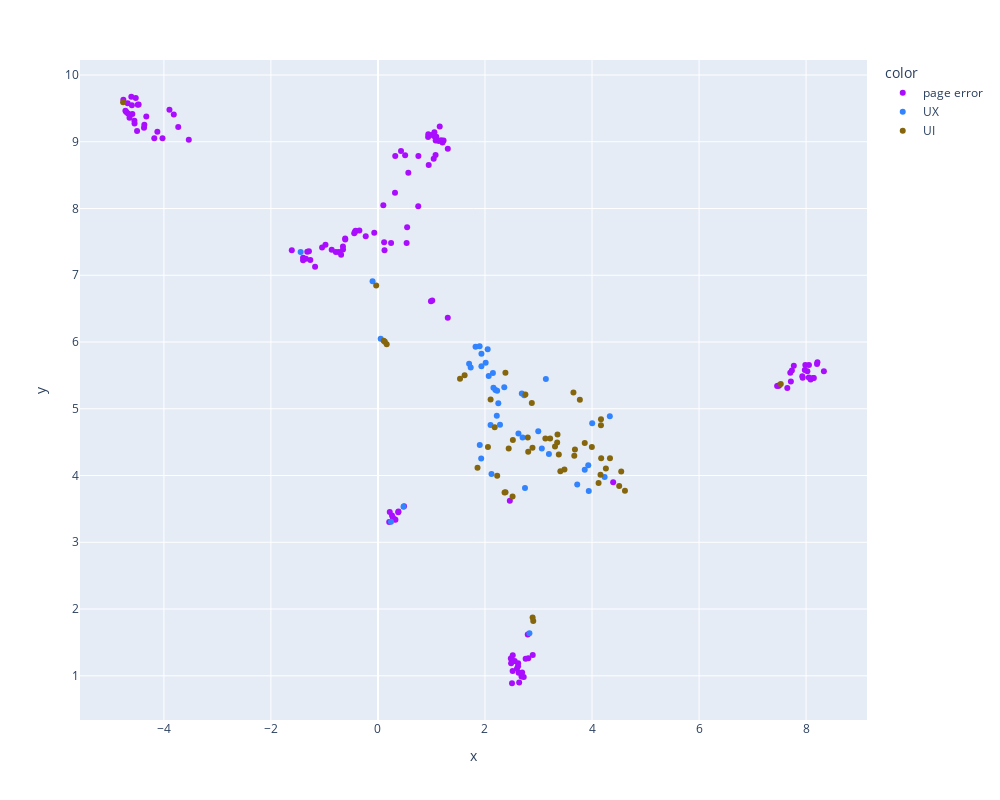

The cell this chart's notebook holds for it:
### Code cell
def plot_word_embeddings(df, embeddings):
    # Apply UMAP dimensionality reduction
    umap_embeddings = umap.UMAP(n_components=2, metric='cosine', min_dist=0.0, random_state=10).fit(embeddings)

    # Create a scatter plot using Plotly
    fig = px.scatter(
    x=umap_embeddings.embedding_[:,0], 
    y=umap_embeddings.embedding_[:,1], 
    color=df.category, 
    hover_data=[df.complaint],
    color_discrete_sequence=px.colors.qualitative.Alphabet,
    width=1000, height=800
    )

    fig.show()
plot_word_embeddings(df, embeddings)

### Figure 1 — Plotly figure (JSON) as saved in the notebook; plotly's stock layout.template omitted (floating-point values rounded to 4 significant figures; data arrays with more than 128 entries replaced by an {"elided": "..."} marker saying what was removed)
{"data": [{"customdata": {"elided": "132x1 str values"}, "hovertemplate": "color=page error<br>x=%{x}<br>y=%{y}<br>hover_data_0=%{customdata[0]}<extra></extra>", "legendgroup": "page error", "marker": {"color": "#AA0DFE", "symbol": "circle"}, "mode": "markers", "name": "page error", "orientation": "v", "showlegend": true, "type": "scatter", "x": {"elided": "132 float values"}, "xaxis": "x", "y": {"elided": "132 float values"}, "yaxis": "y"}, {"customdata": [["The website layout is confusing and difficult to navigate."], ["The font size is too small, making it hard to read the text."], ["There are too many pop-up ads that interrupt the user experience."], ["The color scheme makes it difficult to distinguish between different elements."], ["The website does not have a responsive design and does not work well on mobile devices."], ["The checkout process is complicated and requires too many steps."], ["The page takes too long to load, causing frustration for users."], ["The website lacks clear and intuitive instructions on how to use certain features."], ["The search feature does not provide relevant suggestions or results."], ["The buttons and links on the website are not clearly labeled."], ["The website does not provide an option to change the language or translate the content."], ["The error messages displayed on the website are vague and unhelpful."], ["The website does not remember user preferences or settings."], ["The navigation menu is hidden or difficult to access."], ["The website does not provide a smooth scrolling experience."], ["The images and videos on the website do not resize or adapt to different screen sizes."], ["The website does not provide a clear call-to-action for important actions."], ["The form fields are not properly labeled or marked as required."], ["The website does not provide a clear way to contact customer support."], ["The website does not have a clear hierarchy of information, making it hard to find what you're looking for."], ["The website does not provide feedback or confirmation when a user completes an action."], ["The website does not provide an option to save or bookmark favorite pages or items."], ["The website does not provide a progress indicator when loading content or performing actions."], ["The website does not provide an option to undo or revert changes."], ["The website does not provide a clear indication of the user's current location or page in the navigation."], ["The website does not offer a smooth and seamless transition between pages or sections."], ["The website does not provide a clear way to return to the homepage from any page."], ["The website does not provide an option for users to customize their experience or preferences."], ["The website does not provide a clear way to cancel or unsubscribe from services or subscriptions."], ["The website does not provide a clear indication of loading progress when fetching data or content."], ["The website does not provide tooltips or explanatory text for complex features or icons."], ["The website does not provide a clear way to navigate back to previously visited pages."], ["The website does not provide a clear way to sort or filter search results."], ["The website does not provide a clear way to edit or update user profiles or account information."], ["The website does not provide a clear way to view and manage notifications or alerts."], ["The website does not provide a clear way to access help or support documentation."], ["The website does not provide a clear way to share content or pages on social media."], ["The website does not provide a clear way to view or track order status and history."], ["The website does not provide a clear way to view and manage saved items or favorites."], ["The website does not provide a clear way to navigate between related or recommended content."], ["The website does not provide a clear way to provide feedback or report issues."], ["The website does not provide a clear way to change or update preferences for email notifications."], ["The website does not provide a clear way to view and manage subscriptions or newsletter preferences."]], "hovertemplate": "color=UX<br>x=%{x}<br>y=%{y}<br>hover_data_0=%{customdata[0]}<extra></extra>", "legendgroup": "UX", "marker": {"color": "#3283FE", "symbol": "circle"}, "mode": "markers", "name": "UX", "orientation": "v", "showlegend": true, "type": "scatter", "x": [3.864, 4.236, 3.723, 3.93, 4.004, -1.445, 3.939, 2.703, 0.2431, 3.062, 3.138, -0.1007, 1.823, 2.83, 2.747, 4.333, 2.36, 0.05054, 2.195, 2.281, 2.227, 1.703, 2.732, 2.05, 2.121, 3.195, 1.902, 1.934, 2.148, 2.688, 2.625, 1.929, 0.4777, 1.9, 2.069, 2.22, 2.995, 2.158, 1.733, 2.104, 2.249, 2.013, 1.933], "xaxis": "x", "y": [4.087, 3.979, 3.865, 4.156, 4.783, 7.347, 3.769, 4.571, 3.306, 4.406, 5.447, 6.911, 5.93, 1.638, 3.813, 4.888, 5.322, 6.048, 5.283, 4.761, 5.272, 5.674, 5.203, 5.891, 4.021, 4.323, 4.458, 5.824, 5.535, 5.229, 4.631, 4.256, 3.531, 5.938, 5.49, 4.897, 4.664, 5.315, 5.617, 4.757, 5.084, 5.69, 5.638], "yaxis": "y"}, {"customdata": [["The buttons on the page are not visually appealing or well-designed."], ["The color scheme used on the page is too bright and strains the eyes."], ["The text on the page is too small and difficult to read."], ["The images on the page are pixelated and low quality."], ["The spacing between elements on the page is inconsistent."], ["The font used on the page is hard to read and unclear."], ["The alignment of elements on the page is off and looks unprofessional."], ["The icons used on the page are unclear and do not represent their functions."], ["The dropdown menus on the page are difficult to navigate and select from."], ["The input fields on the page do not have proper labels or placeholders."], ["The hover effects on the page are not intuitive or responsive."], ["The buttons on the page do not change appearance when clicked or activated."], ["The checkboxes and radio buttons on the page are not visually distinct."], ["The tooltips on the page do not provide helpful or informative descriptions."], ["The progress bars on the page do not accurately represent the progress made."], ["The loading spinners on the page are not visually appealing or engaging."], ["The error messages on the page are not displayed prominently or clearly."], ["The page does not have a consistent and recognizable visual theme or style."], ["The page does not have a clear and easily identifiable logo or branding."], ["The navigation menu on the page is difficult to find or access."], ["The scrollbars on the page are not visible or difficult to use."], ["The tables on the page are not well-structured or easy to read."], ["The pagination on the page does not provide clear navigation options."], ["The sliders on the page do not have clear indications of the current value."], ["The modals and pop-up windows on the page do not have clear close buttons."], ["The page does not have proper responsive design and does not adapt to different screen sizes."], ["The page does not have proper keyboard accessibility for users with disabilities."], ["The page does not have a visible back-to-top button for long-scrolling pages."], ["The page does not have a clear indication of the current scroll position."], ["The page does not have a clear and visible search bar or search functionality."], ["The tooltips on the page do not appear at the correct position or are cut off."], ["The page does not have a clear indication of required form fields."], ["The page does not have a clear indication of success or confirmation messages."], ["The page does not have a clear indication of required password complexity."], ["The page does not have proper contrast between text and background colors."], ["The page does not have a clear and intuitive layout for content organization."], ["The page does not have a visible and easy-to-use print or save feature."], ["The page does not have proper alignment of text and images in different sections."], ["The page does not have clear and visually appealing social media sharing buttons."], ["The page does not have a clear and intuitive way to switch between multiple views or modes."], ["The page does not have a clear and visible indication of required input fields."], ["The page does not have a clear and intuitive way to cancel or discard actions."], ["The page does not have a clear and visually appealing progress indicator for multi-step processes."], ["The page does not have clear and easily recognizable icons for different actions or functions."], ["The page does not have a clear and consistent use of typography for headings and body text."], ["The page does not have a clear and intuitive way to resize or adjust the layout for different screen sizes."], ["The page does not have clear and visually appealing badges or labels for important information."], ["The page does not have a clear and intuitive way to select and upload files or images."], ["The page does not have a clear and visible help or FAQ section for user assistance."], ["The page does not have a clear and intuitive way to switch between different language options."]], "hovertemplate": "color=UI<br>x=%{x}<br>y=%{y}<br>hover_data_0=%{customdata[0]}<extra></extra>", "legendgroup": "UI", "marker": {"color": "#85660D", "symbol": "circle"}, "mode": "markers", "name": "UI", "orientation": "v", "showlegend": true, "type": "scatter", "x": [3.379, 4.259, 4.123, 7.527, 4.508, 4.158, 4.615, 2.887, 2.902, 0.129, 3.485, 3.355, 3.349, 2.521, 2.875, 3.408, -0.03323, 3.864, 3.217, 2.89, 2.515, 3.669, 1.86, 2.228, 2.807, 4.167, 3.997, 2.365, 2.383, 2.055, 2.443, 0.1073, 2.105, -4.763, 4.335, 3.681, 1.619, 4.546, 3.128, 3.773, 0.1632, 2.382, 2.755, 2.799, 4.171, 4.168, 3.308, 1.533, 2.181, 3.653], "xaxis": "x", "y": [4.314, 4.105, 3.886, 5.372, 3.843, 4.01, 3.772, 4.416, 1.822, 6.003, 4.091, 4.615, 4.494, 4.533, 5.085, 4.063, 6.847, 4.488, 4.553, 1.875, 3.687, 4.294, 4.116, 3.996, 4.358, 4.753, 4.426, 3.747, 3.75, 4.427, 4.404, 6.02, 5.139, 9.593, 4.258, 4.391, 5.5, 4.062, 4.553, 5.134, 5.968, 5.541, 5.214, 4.569, 4.26, 4.843, 4.436, 5.449, 4.723, 5.244], "yaxis": "y"}], "layout": {"height": 800, "legend": {"title": {"text": "color"}, "tracegroupgap": 0}, "margin": {"t": 60}, "width": 1000, "xaxis": {"anchor": "y", "domain": [0, 1], "title": {"text": "x"}}, "yaxis": {"anchor": "x", "domain": [0, 1], "title": {"text": "y"}}}}
